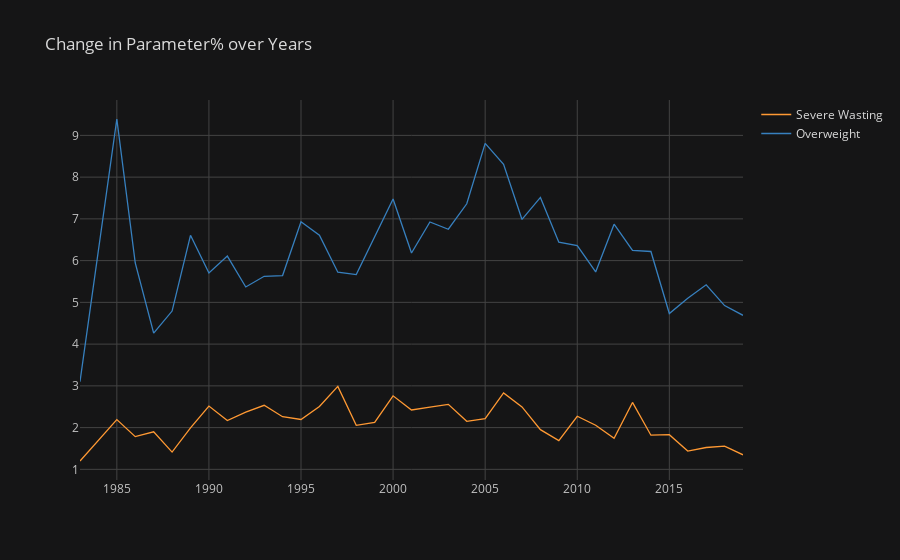

Write notebook code for a chart like this one.
### Markdown cell above
**Observation**:

**Stunting**:There is a variability in Stunting% across years starting from 1983,88,92,97 2006,10  till 2017 from 40% to 21% it says that Stunting % has decreased over years

**Underweight**: There is a decrease and as well variation of Underweight% over years starting from 1983 from 22.8% to 9.89% till 2017

**Wasting**:Same holds to Wasting but unlikely it is constant over years with slight variation starting in 1983 15.1% to 4.64% in 2017

### Code cell
fig3=country[['Severe Wasting','Overweight']].iplot(kind='line',title="Change in Parameter% over Years",asFigure=True)
fig3.show()

### Figure 1 — Plotly figure (JSON) as saved in the notebook; plotly's stock layout.template omitted (floating-point values rounded to 4 significant figures)
{"data": [{"line": {"color": "rgba(255, 153, 51, 1.0)", "dash": "solid", "shape": "linear", "width": 1.3}, "mode": "lines", "name": "Severe Wasting", "text": "", "type": "scatter", "x": [1983, 1985, 1986, 1987, 1988, 1989, 1990, 1991, 1992, 1993, 1994, 1995, 1996, 1997, 1998, 1999, 2000, 2001, 2002, 2003, 2004, 2005, 2006, 2007, 2008, 2009, 2010, 2011, 2012, 2013, 2014, 2015, 2016, 2017, 2018, 2019], "y": [1.2, 2.192, 1.784, 1.9, 1.413, 1.994, 2.516, 2.17, 2.369, 2.534, 2.261, 2.194, 2.507, 2.987, 2.053, 2.124, 2.761, 2.422, 2.49, 2.556, 2.15, 2.217, 2.83, 2.496, 1.951, 1.689, 2.272, 2.056, 1.744, 2.603, 1.818, 1.831, 1.439, 1.523, 1.558, 1.349]}, {"line": {"color": "rgba(55, 128, 191, 1.0)", "dash": "solid", "shape": "linear", "width": 1.3}, "mode": "lines", "name": "Overweight", "text": "", "type": "scatter", "x": [1983, 1985, 1986, 1987, 1988, 1989, 1990, 1991, 1992, 1993, 1994, 1995, 1996, 1997, 1998, 1999, 2000, 2001, 2002, 2003, 2004, 2005, 2006, 2007, 2008, 2009, 2010, 2011, 2012, 2013, 2014, 2015, 2016, 2017, 2018, 2019], "y": [3.1, 9.392, 5.944, 4.264, 4.792, 6.607, 5.703, 6.109, 5.369, 5.625, 5.643, 6.932, 6.609, 5.722, 5.664, 6.587, 7.478, 6.183, 6.927, 6.752, 7.361, 8.808, 8.305, 6.986, 7.515, 6.442, 6.36, 5.729, 6.873, 6.247, 6.219, 4.732, 5.101, 5.421, 4.924, 4.689]}], "layout": {"legend": {"bgcolor": "#151516", "font": {"color": "#D9D9D9"}}, "paper_bgcolor": "#151516", "plot_bgcolor": "#151516", "title": {"font": {"color": "#D9D9D9"}, "text": "Change in Parameter% over Years"}, "xaxis": {"gridcolor": "#434343", "showgrid": true, "tickfont": {"color": "#C2C2C2"}, "title": {"font": {"color": "#D9D9D9"}, "text": ""}, "zerolinecolor": "#666570"}, "yaxis": {"gridcolor": "#434343", "showgrid": true, "tickfont": {"color": "#C2C2C2"}, "title": {"font": {"color": "#D9D9D9"}, "text": ""}, "zerolinecolor": "#666570"}}}
